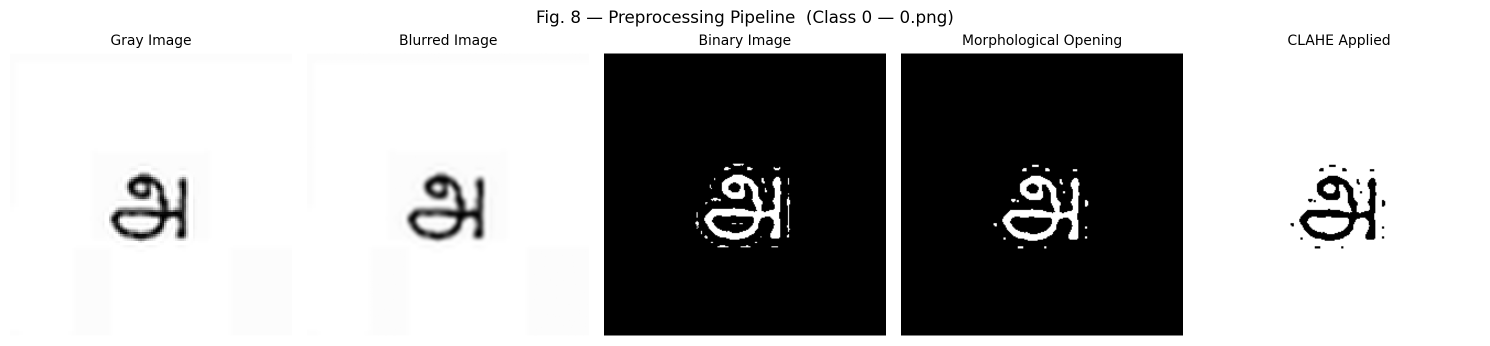
#> input picture outputs/figures/fig8_preprocessing_steps.png, 2980 x 691 px (shown at 1/2 size)
$ python plot_preprocessing_steps.py --image_path ../outputs/figures/fig8_preprocessing_steps.png
#> lines starting #> are read from the running program, lines starting #| are printed output that depends on the picture; after the words box and inside, x2 and y2 are one past the last pixel; in counts of white or black regions, pixels touching at a corner belong together
"""
Fig. 8 — Step-by-step visualization of image preprocessing applied to the custom dataset.

Steps shown (matching the paper):
  1. Gray Image
  2. Blurred Image    (Gaussian blur 3×3)
  3. Binary Image     (Adaptive thresholding)
  4. Morphological Opening (2×2 kernel)
  5. CLAHE Applied

Loads a real image from the custom dataset.

Usage:
    python figures/plot_preprocessing_steps.py --image_path CUSTOM/OP/new/0/sample.png
    python figures/plot_preprocessing_steps.py --ds_path CUSTOM/OP/new --class_idx 0
"""

import os
import sys
import argparse
import numpy as np
import cv2
import matplotlib.pyplot as plt
from PIL import Image, ImageOps


def preprocess_with_steps(rgb_image: np.ndarray):
    """Apply preprocessing pipeline and return intermediate images at each step."""
    steps = {}

    # Step 1: Grayscale
    gray = cv2.cvtColor(rgb_image, cv2.COLOR_RGB2GRAY)
    steps["Gray Image"] = gray

    # Step 2: Resize + Gaussian blur
    gray_resized = cv2.resize(gray, (256, 256))
    blurred = cv2.GaussianBlur(gray_resized, (3, 3), 0)
    steps["Blurred Image"] = blurred

    # Step 3: Adaptive thresholding → binary
    binary = cv2.adaptiveThreshold(
        blurred, 255,
        cv2.ADAPTIVE_THRESH_GAUSSIAN_C,
        cv2.THRESH_BINARY_INV,
        blockSize=11, C=2,
    )
    steps["Binary Image"] = binary

    # Step 4: Morphological opening (removes noise while keeping strokes)
    kernel = np.ones((2, 2), np.uint8)
    opened = cv2.morphologyEx(binary, cv2.MORPH_OPEN, kernel, iterations=1)
    steps["Morphological Opening"] = opened

    # Step 5: CLAHE on inverted image
    inverted = cv2.bitwise_not(opened)
    clahe    = cv2.createCLAHE(clipLimit=2.0, tileGridSize=(8, 8))
    result   = clahe.apply(inverted)
    steps["CLAHE Applied"] = result

    return steps


def load_image(image_path):
    img = Image.open(image_path).convert("RGB")
    img = ImageOps.fit(img, (128, 128), Image.LANCZOS)
    return np.array(img)


def main():
    parser = argparse.ArgumentParser()
    group = parser.add_mutually_exclusive_group(required=True)
    group.add_argument("--image_path", help="Direct path to a single image file")
    group.add_argument("--ds_path",    help="Dataset root; picks first image from --class_idx")
    parser.add_argument("--class_idx", type=int, default=0,
                        help="Class index to pick sample from (used with --ds_path)")
    args = parser.parse_args()

    if args.image_path:
        if not os.path.exists(args.image_path):
            raise FileNotFoundError(f"Image not found: {args.image_path}")
        img_rgb = load_image(args.image_path)
#> in load_image, `img = ImageOps.fit(img, (128, 128), Image.LANCZOS)`:
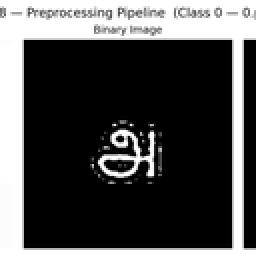
#> img: PIL image 128x128 RGB (shown 2 times larger); min 0, max 255, mean 76.7
        img_label = os.path.basename(args.image_path)
    else:
        cls_dir = os.path.join(args.ds_path, str(args.class_idx))
        if not os.path.isdir(cls_dir):
            raise FileNotFoundError(f"Class directory not found: {cls_dir}")
        first_img = sorted(os.listdir(cls_dir))[0]
        img_path  = os.path.join(cls_dir, first_img)
        img_rgb   = load_image(img_path)
        img_label = f"Class {args.class_idx} — {first_img}"

    steps = preprocess_with_steps(img_rgb)
#> in preprocess_with_steps, `gray_resized = cv2.resize(gray, (256, 256))`:
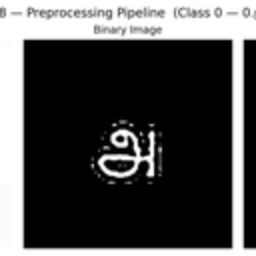
#> gray_resized: shape (256, 256); min 0, max 255, mean 76.7
#> in preprocess_with_steps, `binary = cv2.adaptiveThreshold( blurred, 255, cv2.ADAPTIVE_THRESH_GAUS..`:
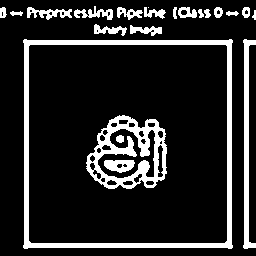
#> binary: shape (256, 256); 15.1% white; 22 white regions (1 under 20 px), largest, box (x1, y1, x2, y2) and area: (23, 39, 233, 249) 4094, (86, 115, 167, 189) 2528, (243, 39, 256, 249) 1126
#> in preprocess_with_steps, `opened = cv2.morphologyEx(binary, cv2.MORPH_OPEN, kernel, iterations=1)`:
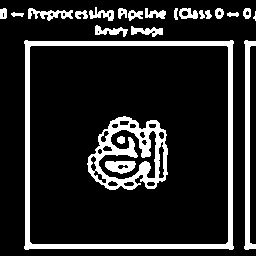
#> opened: shape (256, 256); 15% white; 23 white regions (1 under 20 px), largest, box (x1, y1, x2, y2) and area: (24, 40, 234, 250) 4094, (87, 116, 168, 190) 2505, (244, 40, 256, 250) 1116
#> in preprocess_with_steps, `result   = clahe.apply(inverted)`:
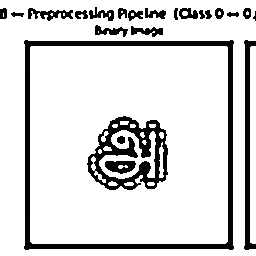
#> result: shape (256, 256); min 2, max 255, mean 217.2
#> steps = 5 items

    n = len(steps)
#> n = 5
    fig, axes = plt.subplots(1, n, figsize=(n * 3, 3.5))

    for ax, (title, img) in zip(axes, steps.items()):
        ax.imshow(img, cmap="gray")
        ax.set_title(title, fontsize=10)
        ax.axis("off")
#> this loop made 5 passes
#> title on passes 1 to 5: 'Gray Image', 'Blurred Image', 'Binary Image', 'Morphological Opening', 'CLAHE Applied'

    plt.suptitle(f"Fig. 8 — Preprocessing Pipeline  ({img_label})", fontsize=12)
    plt.tight_layout()

    os.makedirs("outputs/figures", exist_ok=True)
    save_path = "outputs/figures/fig8_preprocessing_steps.png"
    plt.savefig(save_path, dpi=200, bbox_inches="tight")
    plt.show()
    print(f"Saved → {save_path}")


if __name__ == "__main__":
    main()
